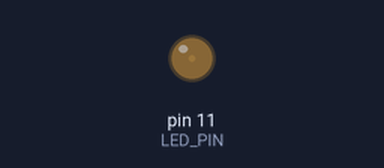
This sketch was run on a simulated Arduino Uno, built with avr-gcc and run on an emulated ATmega328P. On the bench: output pins drawn as LEDs (lit = HIGH).

Above: at 0.05 s.
At 0.5 s:
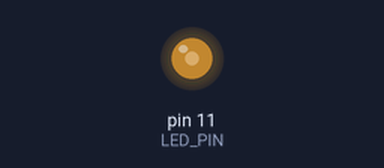
At 0.95 s:
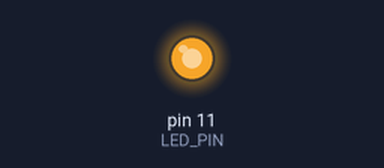
At 1.8 s:
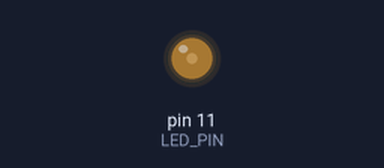
Timing chart, 0 to 4.7 s (numbered marks = the images above):
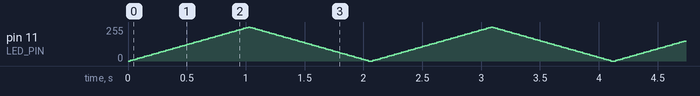

The sketch:

one_led_pwm_fading.ino
```cpp
const int LED_PIN = 11;

void setup() {
}

void loop() {
  for(int i = 0; i < 255; i+=5) {
    analogWrite(LED_PIN, i);
    delay(20);
  }
  for(int i = 255; i >= 0; i-=5) {
    analogWrite(LED_PIN, i);
    delay(20);
  }
}
```
